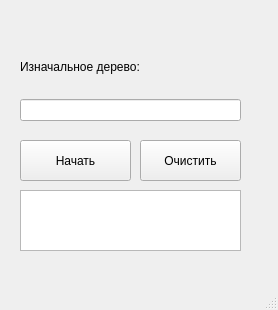
<?xml version="1.0" encoding="UTF-8"?>
<ui version="4.0">
 <class>MainWindow</class>
 <widget class="QMainWindow" name="MainWindow">
  <property name="geometry">
   <rect>
    <x>0</x>
    <y>0</y>
    <width>278</width>
    <height>310</height>
   </rect>
  </property>
  <property name="windowTitle">
   <string>MainWindow</string>
  </property>
  <widget class="QWidget" name="centralwidget">
   <widget class="QWidget" name="verticalLayoutWidget">
    <property name="geometry">
     <rect>
      <x>20</x>
      <y>40</y>
      <width>221</width>
      <height>81</height>
     </rect>
    </property>
    <layout class="QVBoxLayout" name="verticalLayout">
     <item>
      <widget class="QLabel" name="label_2">
       <property name="text">
        <string>Изначальное дерево:</string>
       </property>
      </widget>
     </item>
     <item>
      <widget class="QLineEdit" name="Word"/>
     </item>
    </layout>
   </widget>
   <widget class="QPushButton" name="StartButton">
    <property name="geometry">
     <rect>
      <x>20</x>
      <y>140</y>
      <width>111</width>
      <height>41</height>
     </rect>
    </property>
    <property name="text">
     <string>Начать</string>
    </property>
   </widget>
   <widget class="QTextBrowser" name="OutputW">
    <property name="geometry">
     <rect>
      <x>20</x>
      <y>190</y>
      <width>221</width>
      <height>61</height>
     </rect>
    </property>
   </widget>
   <widget class="QPushButton" name="ClButton">
    <property name="geometry">
     <rect>
      <x>140</x>
      <y>140</y>
      <width>101</width>
      <height>41</height>
     </rect>
    </property>
    <property name="text">
     <string>Очистить</string>
    </property>
   </widget>
  </widget>
  <widget class="QMenuBar" name="menubar">
   <property name="geometry">
    <rect>
     <x>0</x>
     <y>0</y>
     <width>278</width>
     <height>26</height>
    </rect>
   </property>
  </widget>
  <widget class="QStatusBar" name="statusbar"/>
 </widget>
 <resources/>
 <connections/>
</ui>
